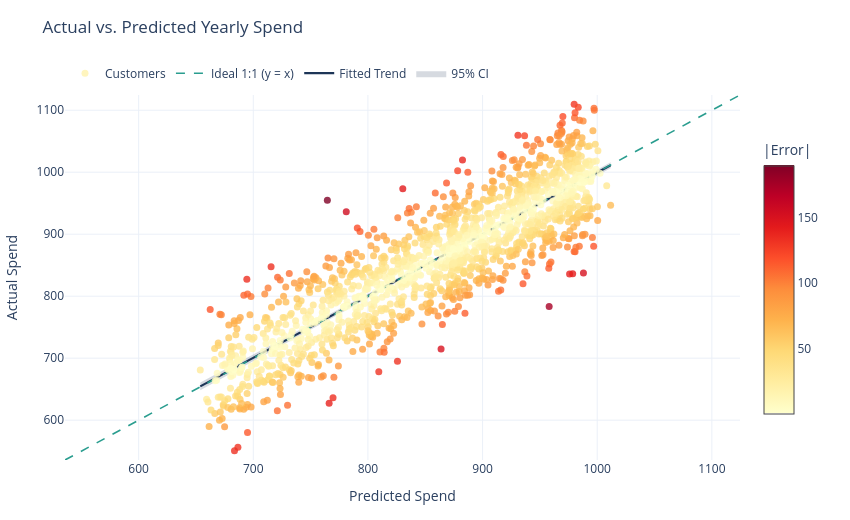

The code cell stored with this chart in its notebook:
### Code cell
import plotly.graph_objects as go

order = np.argsort(y_oof_pred)
x_sorted = np.asarray(y_oof_pred)[order]
y_sorted = np.asarray(y_spend)[order]

slope, intercept = np.polyfit(x_sorted, y_sorted, 1)
trend_y = intercept + slope * x_sorted

n_obs = len(x_sorted)
x_mean = np.mean(x_sorted)
s_err = np.sqrt(np.sum((y_sorted - trend_y) ** 2) / (n_obs - 2))
t_crit = stats.t.ppf(0.975, df=n_obs - 2)
ci_95 = t_crit * s_err * np.sqrt(1.0 / n_obs + ((x_sorted - x_mean) ** 2) / np.sum((x_sorted - x_mean) ** 2))

low = min(x_sorted.min(), y_sorted.min()) - 15
high = max(x_sorted.max(), y_sorted.max()) + 15

fig = go.Figure()

fig.add_trace(go.Scatter(
    x=x_sorted, y=trend_y - ci_95,
    mode='lines', line=dict(width=0),
    showlegend=False, hoverinfo='skip'
))
fig.add_trace(go.Scatter(
    x=x_sorted, y=trend_y + ci_95,
    mode='lines', line=dict(width=0),
    fill='tonexty', fillcolor='rgba(29, 53, 87, 0.18)',
    name='95% CI', hoverinfo='skip'
))
fig.add_trace(go.Scatter(
    x=x_sorted, y=trend_y,
    mode='lines', line=dict(color='#1D3557', width=2.2),
    name='Fitted Trend'
))
fig.add_trace(go.Scatter(
    x=[low, high], y=[low, high],
    mode='lines', line=dict(color='#2A9D8F', width=1.6, dash='dash'),
    name='Ideal 1:1 (y = x)'
))
fig.add_trace(go.Scatter(
    x=y_oof_pred, y=y_spend,
    mode='markers', name='Customers',
    text=[f"Residual: {r:+.2f} | {t}" for r, t in zip(oof_residuals, error_tier)],
    marker=dict(
        size=7, opacity=0.8,
        color=abs_errors, colorscale='YlOrRd',
        colorbar=dict(title='|Error|', x=1.02, y=0.5, len=0.8)
    ),
    hovertemplate="Predicted: $%{x:.2f}<br>Actual: $%{y:.2f}<br>|Error|: $%{marker.color:.2f}<br>%{text}<extra></extra>"
))

fig.update_layout(
    title=dict(text='Actual vs. Predicted Yearly Spend', y=0.96),
    xaxis=dict(title='Predicted Spend', range=[low, high]),
    yaxis=dict(title='Actual Spend', range=[low, high]),
    legend=dict(orientation='h', yanchor='bottom', y=1.02, xanchor='left', x=0),
    margin=dict(t=95, r=110, b=60, l=65),
    width=850,
    height=520,
    template='plotly_white'
)
fig.show()

### Figure 1 — Plotly figure (JSON) as saved in the notebook; plotly's stock layout.template omitted (floating-point values rounded to 4 significant figures; data arrays with more than 128 entries replaced by an {"elided": "..."} marker saying what was removed)
{"data": [{"hoverinfo": "skip", "line": {"width": 0}, "mode": "lines", "showlegend": false, "type": "scatter", "x": {"elided": "1500 float values"}, "y": {"elided": "1500 float values"}}, {"fill": "tonexty", "fillcolor": "rgba(29, 53, 87, 0.18)", "hoverinfo": "skip", "line": {"width": 0}, "mode": "lines", "name": "95% CI", "type": "scatter", "x": {"elided": "1500 float values"}, "y": {"elided": "1500 float values"}}, {"line": {"color": "#1D3557", "width": 2.2}, "mode": "lines", "name": "Fitted Trend", "type": "scatter", "x": {"elided": "1500 float values"}, "y": {"elided": "1500 float values"}}, {"line": {"color": "#2A9D8F", "dash": "dash", "width": 1.6}, "mode": "lines", "name": "Ideal 1:1 (y = x)", "type": "scatter", "x": [535.8, 1125.0], "y": [535.8, 1125.0]}, {"hovertemplate": "Predicted: $%{x:.2f}<br>Actual: $%{y:.2f}<br>|Error|: $%{marker.color:.2f}<br>%{text}<extra></extra>", "marker": {"color": {"elided": "1500 float values"}, "colorbar": {"len": 0.8, "title": {"text": "|Error|"}, "x": 1.02, "y": 0.5}, "colorscale": [[0, "rgb(255,255,204)"], [0.125, "rgb(255,237,160)"], [0.25, "rgb(254,217,118)"], [0.375, "rgb(254,178,76)"], [0.5, "rgb(253,141,60)"], [0.625, "rgb(252,78,42)"], [0.75, "rgb(227,26,28)"], [0.875, "rgb(189,0,38)"], [1, "rgb(128,0,38)"]], "opacity": 0.8, "size": 7}, "mode": "markers", "name": "Customers", "text": {"elided": "1500 str values"}, "type": "scatter", "x": {"elided": "1500 float values"}, "y": {"elided": "1500 float values"}}], "layout": {"height": 520, "legend": {"orientation": "h", "x": 0, "xanchor": "left", "y": 1.02, "yanchor": "bottom"}, "margin": {"b": 60, "l": 65, "r": 110, "t": 95}, "title": {"text": "Actual vs. Predicted Yearly Spend", "y": 0.96}, "width": 850, "xaxis": {"range": [535.8, 1125.0], "title": {"text": "Predicted Spend"}}, "yaxis": {"range": [535.8, 1125.0], "title": {"text": "Actual Spend"}}}}
